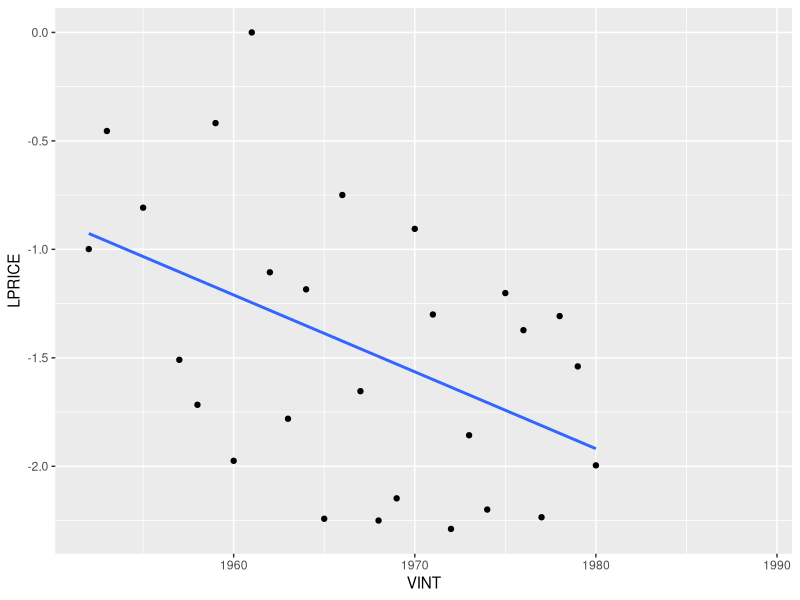
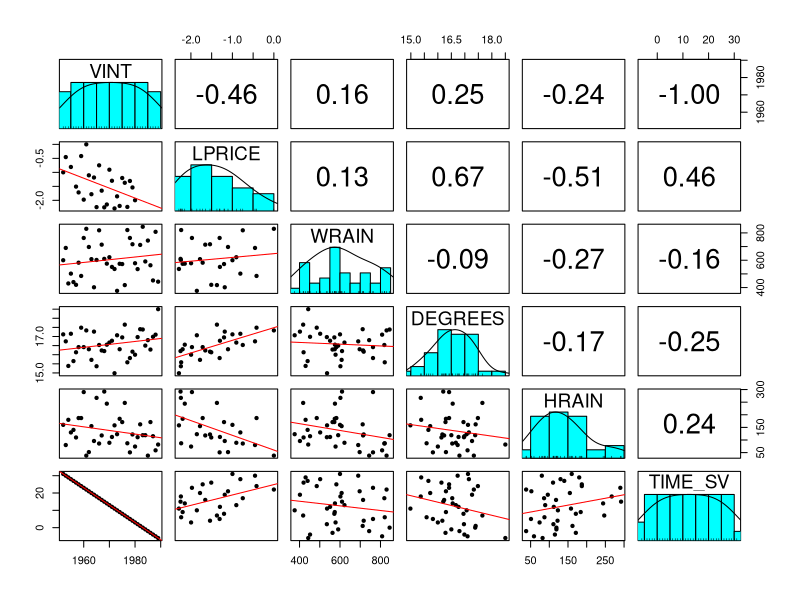

Write the R code that produced these figures, in order.
## ---- chunk 1
    library("ggplot2")  # For advanced plotting
    library("psych")    # For the pairs.panels() function
    library("ggfortify") # For model diagnostic plots
## ---- chunk 2
    wine <- read.csv("wine.csv") # Reads the data from a CSV file into a dataframe named 'wine'
    str(wine)                    # Shows the 'str'ucture: variable names, data types (int, num), and first few observations.
    summary(wine)                # Provides descriptive statistics for each variable (Min, Max, Mean, Median, Quartiles).
## ---- chunk 3
    # is.na(wine)
## ---- chunk 4
    ggplot(wine, aes(VINT, LPRICE)) +
      geom_point(na.rm=T) +
      geom_smooth(method="lm", na.rm=T, se=F)
## ---- chunk 5
    pairs.panels(wine, ellipses = F, lm = T)
## ---- chunk 6
    winetrain <- subset(wine, wine$VINT <= 1978 & !is.na(wine$LPRICE))
    winetest <- subset(wine, wine$VINT > 1978)
## ---- chunk 7
    # Single variable model
    model4 <- lm(LPRICE ~ DEGREES, data=winetrain)

    # Multiple variable model
    model7 <- lm(LPRICE ~ VINT + HRAIN + WRAIN + DEGREES, data=winetrain)

    # All variables
    #model_all <- lm(LPRICE ~ ., data=winetrain)

## ---- chunk 8
    summary(model7)
## ---- chunk 9
    cor(winetrain) # This would show the correlation matrix and highlight the issue.
## ---- chunk 10
    confint(model4, level=0.99)
## ---- chunk 11
    wineprediction7 <- predict(model7, newdata=winetest)
    wineprediction7
## ---- chunk 12
    # Total Sum of Squares (using the TRAINING data mean)
    sst <- sum((winetest$LPRICE[1:2] - mean(winetrain$LPRICE))^2)
    sst
    # Sum of Squared Errors (difference between actual and predicted)
    sse7 <- sum((wineprediction7[1:2] - winetest$LPRICE[1:2])^2)
    sse7
    # Test R-squared
    R2_7 <- 1 - sse7/sst
    R2_7
